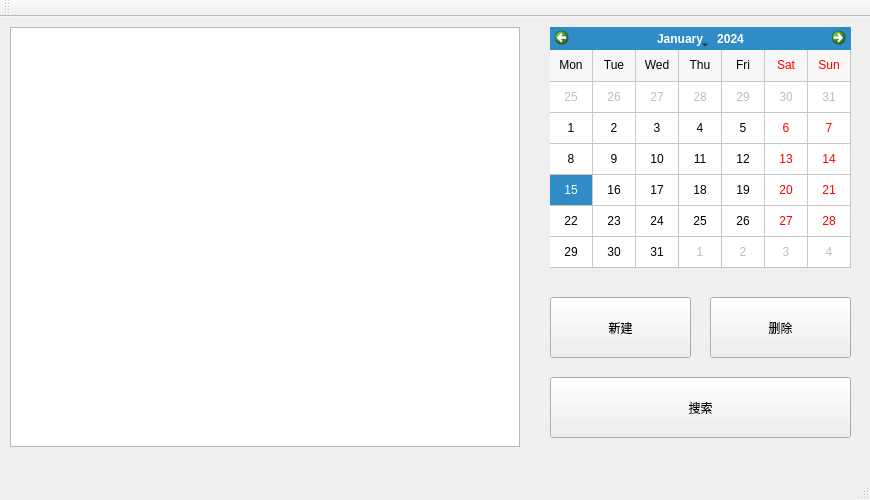
<?xml version="1.0" encoding="UTF-8"?>
<ui version="4.0">
 <class>MainWindow</class>
 <widget class="QMainWindow" name="MainWindow">
  <property name="geometry">
   <rect>
    <x>0</x>
    <y>0</y>
    <width>870</width>
    <height>500</height>
   </rect>
  </property>
  <property name="windowTitle">
   <string>MainWindow</string>
  </property>
  <widget class="QWidget" name="centralWidget">
   <widget class="QPushButton" name="pushButton_new">
    <property name="geometry">
     <rect>
      <x>550</x>
      <y>280</y>
      <width>141</width>
      <height>61</height>
     </rect>
    </property>
    <property name="text">
     <string>新建</string>
    </property>
   </widget>
   <widget class="QCalendarWidget" name="calendarWidget">
    <property name="geometry">
     <rect>
      <x>550</x>
      <y>10</y>
      <width>301</width>
      <height>241</height>
     </rect>
    </property>
    <property name="gridVisible">
     <bool>true</bool>
    </property>
    <property name="selectionMode">
     <enum>QCalendarWidget::SingleSelection</enum>
    </property>
    <property name="verticalHeaderFormat">
     <enum>QCalendarWidget::NoVerticalHeader</enum>
    </property>
    <property name="navigationBarVisible">
     <bool>true</bool>
    </property>
    <property name="dateEditEnabled">
     <bool>false</bool>
    </property>
   </widget>
   <widget class="QPushButton" name="pushButton_delete">
    <property name="geometry">
     <rect>
      <x>710</x>
      <y>280</y>
      <width>141</width>
      <height>61</height>
     </rect>
    </property>
    <property name="text">
     <string>删除</string>
    </property>
   </widget>
   <widget class="QPushButton" name="pushButton_search">
    <property name="geometry">
     <rect>
      <x>550</x>
      <y>360</y>
      <width>301</width>
      <height>61</height>
     </rect>
    </property>
    <property name="text">
     <string>搜索</string>
    </property>
   </widget>
   <widget class="QListWidget" name="listWidget">
    <property name="geometry">
     <rect>
      <x>10</x>
      <y>10</y>
      <width>510</width>
      <height>420</height>
     </rect>
    </property>
    <property name="font">
     <font>
      <pointsize>12</pointsize>
     </font>
    </property>
   </widget>
  </widget>
  <widget class="QMenuBar" name="menuBar">
   <property name="geometry">
    <rect>
     <x>0</x>
     <y>0</y>
     <width>870</width>
     <height>26</height>
    </rect>
   </property>
  </widget>
  <widget class="QToolBar" name="mainToolBar">
   <attribute name="toolBarArea">
    <enum>TopToolBarArea</enum>
   </attribute>
   <attribute name="toolBarBreak">
    <bool>false</bool>
   </attribute>
  </widget>
  <widget class="QStatusBar" name="statusBar"/>
 </widget>
 <layoutdefault spacing="6" margin="11"/>
 <resources/>
 <connections/>
</ui>
